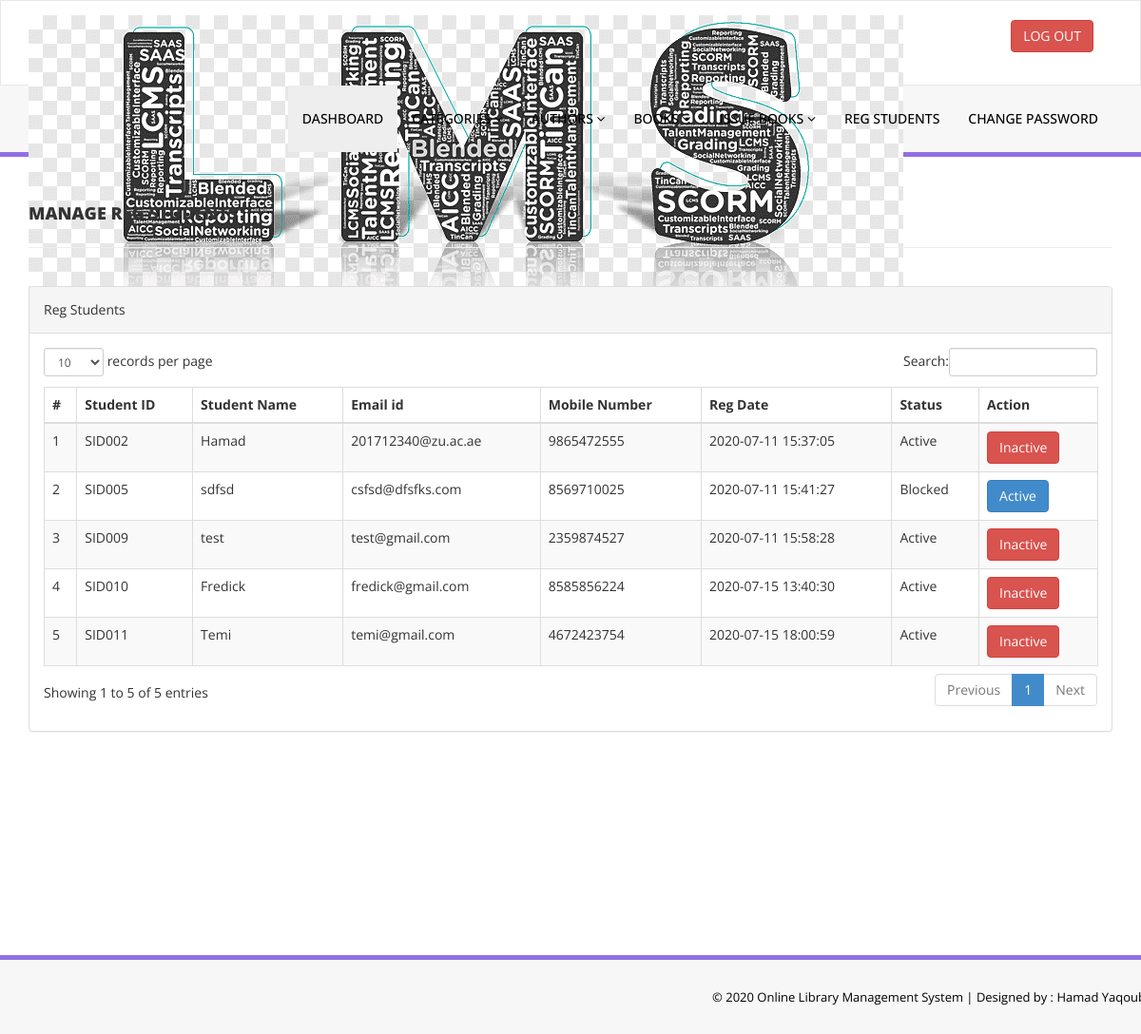
The page /library/admin/reg-students.php (signed in) on the database its author committed.
### tables this page shows
CREATE TABLE `tblstudents` (
  `id` int(11) NOT NULL,
  `StudentId` varchar(100) DEFAULT NULL,
  `FullName` varchar(120) DEFAULT NULL,
  `EmailId` varchar(120) DEFAULT NULL,
  `MobileNumber` char(11) DEFAULT NULL,
  `Password` varchar(120) DEFAULT NULL,
  `Status` int(1) DEFAULT NULL,
  `RegDate` timestamp NULL DEFAULT CURRENT_TIMESTAMP,
  `UpdationDate` timestamp NULL DEFAULT NULL ON UPDATE CURRENT_TIMESTAMP
);

### library/admin/reg-students.php (the view, shortened to what this page needs)
<?php
include('includes/config.php');
if(strlen($_SESSION['alogin'])==0)
    {
header('location:index.php');
}
else{
    ?>
<!DOCTYPE html>
<html xmlns="http://www.w3.org/1999/xhtml">
<head>
    <link href="assets/css/bootstrap.css" rel="stylesheet" />
    <link href="assets/css/font-awesome.css" rel="stylesheet" />
    <link href="assets/js/dataTables/dataTables.bootstrap.css" rel="stylesheet" />
    <link href="assets/css/style.css" rel="stylesheet" />
</head>
<body>
<?php include('includes/header.php');?>
    <div class="content-wrapper">
         <div class="container">
        <div class="row pad-botm">
            <div class="col-md-12">
                <h4 class="header-line">Manage Reg Students</h4>
    </div>
        </div>
            <div class="row">
                <div class="col-md-12">
                    <div class="panel panel-default">
                        <div class="panel-heading">
                          Reg Students
                        </div>
                        <div class="panel-body">
                            <div class="table-responsive">
                                <table class="table table-striped table-bordered table-hover" id="dataTables-example">
                                    <thead>
                                        <tr>
                                            <th>#</th>
                                            <th>Student ID</th>
                                            <th>Student Name</th>
                                            <th>Email id </th>
                                            <th>Mobile Number</th>
                                            <th>Reg Date</th>
                                            <th>Status</th>
                                            <th>Action</th>
                                        </tr>
                                    </thead>
                                    <tbody>
<?php $sql = "SELECT * from tblstudents";
$query = $dbh -> prepare($sql);
$query->execute();
$results=$query->fetchAll(PDO::FETCH_OBJ);
$cnt=1;
if($query->rowCount() > 0)
{
foreach($results as $result)
{               ?>
                                        <tr class="odd gradeX">
                                            <td class="center"><?php echo htmlentities($cnt);?></td>
                                            <td class="center"><?php echo htmlentities($result->StudentId);?></td>
                                            <td class="center"><?php echo htmlentities($result->FullName);?></td>
                                            <td class="center"><?php echo htmlentities($result->EmailId);?></td>
                                            <td class="center"><?php echo htmlentities($result->MobileNumber);?></td>
                                             <td class="center"><?php echo htmlentities($result->RegDate);?></td>
                                            <td class="center"><?php if($result->Status==1)
                                            {
                                                echo htmlentities("Active");
                                            } else {
                                            echo htmlentities("Blocked");
}
                                            ?></td>
                                            <td class="center">
<?php if($result->Status==1)
 {?>
<a href="reg-students.php?inid=<?php echo htmlentities($result->id);?>" onclick="return confirm('Are you sure you want to block this student?');"" >  <button class="btn btn-danger"> Inactive</button>
<?php } else {?>
                                            <a href="reg-students.php?id=<?php echo htmlentities($result->id);?>" onclick="return confirm('Are you sure you want to active this student?');""><button class="btn btn-primary"> Active</button>
                                            <?php } ?>
                                            </td>
                                        </tr>
 <?php $cnt=$cnt+1;}} ?>
                                    </tbody>
                                </table>
                            </div>
                        </div>
                    </div>
                </div>
            </div>
    </div>
    </div>
  <?php include('includes/footer.php');?>
</body>
</html>
<?php } ?>

### library/admin/assets/css/style.css (style rules this page uses)
.content-wrapper { margin-top: 40px; min-height:800px; padding-bottom:90px; }
.header-line { font-weight:900; padding-bottom:25px; border-bottom:1px solid #eeeeee; text-transform:uppercase; }
.pad-botm { padding-bottom:30px; }

### rows shown on the page
tblstudents: StudentId "SID002", FullName "Hamad", EmailId "201712340@zu.ac.ae", MobileNumber "9865472555", RegDate "2020-07-11 15:37:05"
tblstudents: StudentId "SID005", FullName "sdfsd", EmailId "csfsd@dfsfks.com", MobileNumber "8569710025", RegDate "2020-07-11 15:41:27"
tblstudents: StudentId "SID009", FullName "test", EmailId "test@gmail.com", MobileNumber "2359874527", RegDate "2020-07-11 15:58:28"
tblstudents: StudentId "SID010", FullName "Fredick", EmailId "fredick@gmail.com", MobileNumber "8585856224", RegDate "2020-07-15 13:40:30"
tblstudents: StudentId "SID011", FullName "Temi", EmailId "temi@gmail.com", MobileNumber "4672423754", RegDate "2020-07-15 18:00:59"
